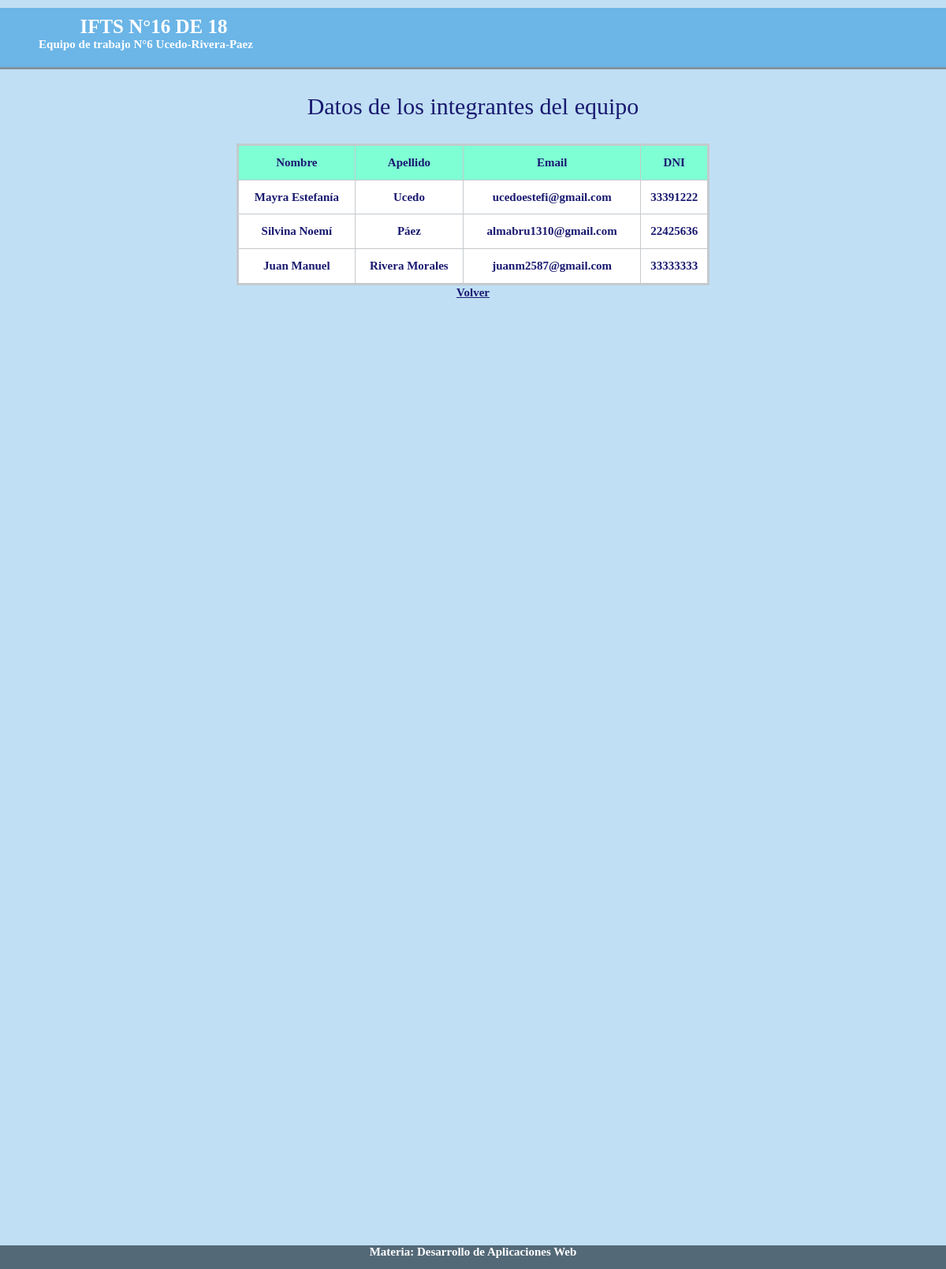
The page /listaTareas/mostrar_integrantes.php on the database its author committed.
### tables this page shows
CREATE TABLE `integrantes` (
  `id` int(11) NOT NULL,
  `nombre` varchar(50) NOT NULL,
  `apellido` varchar(50) NOT NULL,
  `email` varchar(50) NOT NULL,
  `dni` varchar(20) NOT NULL
);

### listaTareas/datos_integrantes.php (called while the page is built, shortened)
<?php
	class Integrante{
		private $nombre;
		private $apellido;
		private $email;
                private $dni;
		public function getNombre(){
		return $this->nombre;
		}
		public function setNombre($nombre){
			$this->nombre = $nombre;
		}
		public function getApellido(){
			return $this->apellido;
		}
		public function setApellido($apellido){
			$this->apellido = $apellido;
		}
		public function getEmail(){
		return $this->email;
		}
		public function setEmail($email){
			$this->email = $email;
		}
                public function getDni(){
		return $this->dni;
		}
		public function setDni($dni){
			$this->dni = $dni;
		}
	}
	class CrudIntegrante{
		public function mostrar2(){
			$db=Db::conectar();
			$listaIntegrantes=[];
			$select=$db->query('SELECT * FROM integrantes');
			foreach($select->fetchAll() as $integrante){
				$myIntegrante= new Integrante();
				$myIntegrante->setId($integrante['id']);
				$myIntegrante->setNombre($integrante['nombre']);
				$myIntegrante->setApellido($integrante['apellido']);
				$myIntegrante->setEmail($integrante['email']);
                                $myIntegrante->setDni($integrante['dni']);
				$listaIntegrantes[]=$myIntegrante;
			}
			return $listaIntegrantes;
		}
        }
?>

### listaTareas/mostrar_integrantes.php (the view, shortened to what this page needs)
<?php
require_once('datos_integrantes.php');
$crud2=new CrudIntegrante();
$listaIntegrantes=$crud2->mostrar2();
?>
<!DOCTYPE html>
<html>
    <head>
        <link href="mostrar_integrantes.css" rel="stylesheet" type="text/css"/>
    </head>
    <body>
        <header>
            <div class='col1'>
            <div id="titulo">
            IFTS N°16 DE 18
            </div>
            </div>
            <div id="titulo2">
            Equipo de trabajo N°6 Ucedo-Rivera-Paez
            </div>
        </header>
        <center>
            <p>Datos de los integrantes del equipo</p>
	<table border=1>
		    <head>
			<td>Nombre</td>
			<td>Apellido</td>
			<td>Email</td>
                        <td>DNI</td>
		    </head>
		    <body>
			<?php foreach ($listaIntegrantes as $integrante) {?>
			<tr id="prueba">
				<td><?php echo $integrante->getNombre() ?></td>
				<td><?php echo $integrante->getApellido() ?></td>
				<td><?php echo $integrante->getEmail()?> </td>
                                <td><?php echo $integrante->getDni() ?></td>
			</tr>
			<?php }?>
                    </body>
	</table>
	<a href="index.php">Volver</a>
        </center>
        <footer>
        Materia: Desarrollo de Aplicaciones Web
        </footer>
    </body>
</html>

### listaTareas/mostrar_integrantes.css (style rules this page uses)
body { margin: 0px; background-color:#C0DFF4; width: 100%; height: 200vh; }
header { width: 100%; height: 75px; border-bottom: #81939F solid 3px; color:white; background-color:#6BB5E7; text-align:center; }
.col1 { width: 50%; float: left; font-weight: bolder; font-family: sans-serif; image-resolution:normal; }
#titulo { width: 70%; margin-left: -15px; margin-top: 10px; font-size: 25px; font-family:cursive; font-weight: bold; }
#titulo2 { width: 30%; margin-right: 10px; margin-top: 10px; font-size: 15px; margin-left: 5px; font-family:cursive; font-weight: bold }
p { font-family:cursive; font-size: 30px; color:midnightblue; }
table { border:3px solid #C4CACE; background-color:aquamarine; text-align:center; border-collapse: collapse; width: 600px; height: 180px; margin-top: 30px; }
tr { alignment-adjust:central; }
#prueba { background-color: white; font-size: 10px; font-weight:normal; }
td { font-family:cursive; font-size: 15px; font-weight:bold; color:midnightblue; }
a { font-family:cursive; font-size:20px; color:midnightblue; }
a { font-size:15px; font-family:cursive; font-weight:bold; color:midnightblue; }
footer { background-color: #536978; font-size:15px; font-weight:bold; font-family:cursive; color:white; width: 100%; text-align: center; height: 30px; position: fixed; bottom: 0px; }

### rows shown on the page
integrantes: nombre "Mayra Estefanía", apellido "Ucedo", email "ucedoestefi@gmail.com", dni "33391222"
integrantes: nombre "Silvina Noemí", apellido "Páez", email "almabru1310@gmail.com", dni "22425636"
integrantes: nombre "Juan Manuel", apellido "Rivera Morales", email "juanm2587@gmail.com", dni "33333333"
